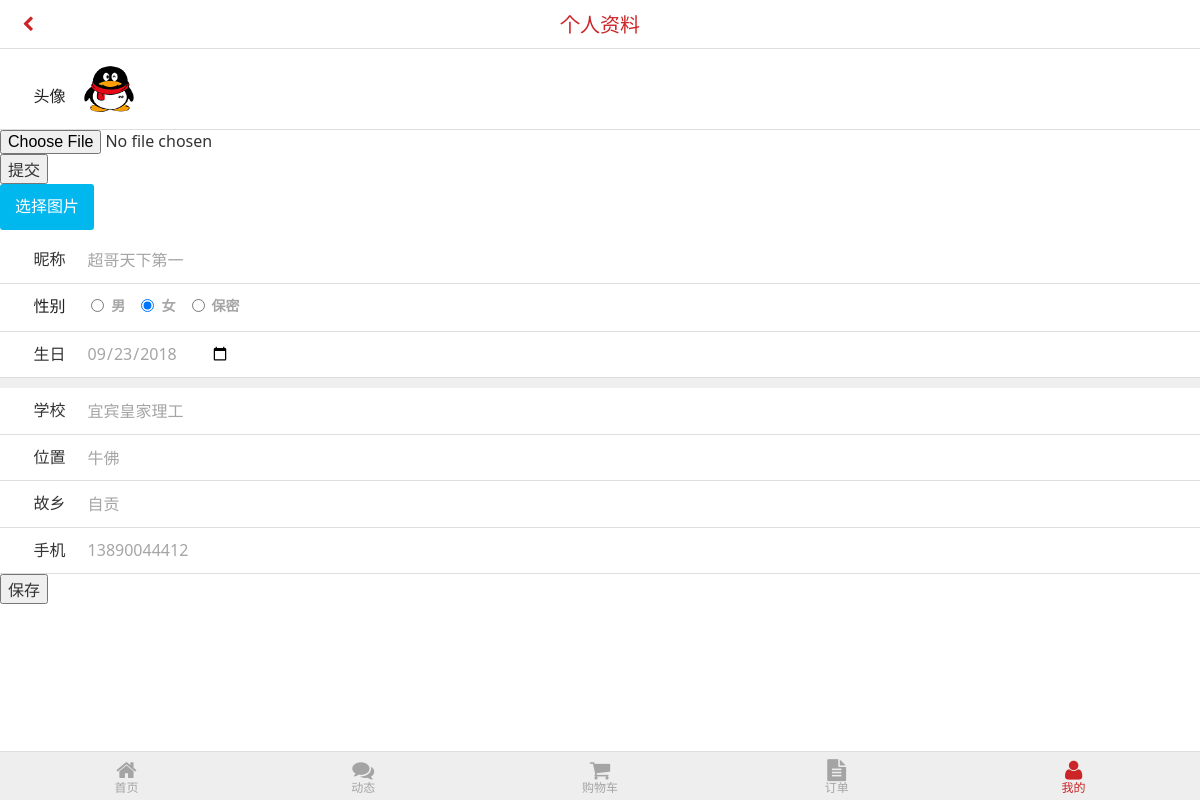
Page /user/info/ (signed in) on the earlier database version.
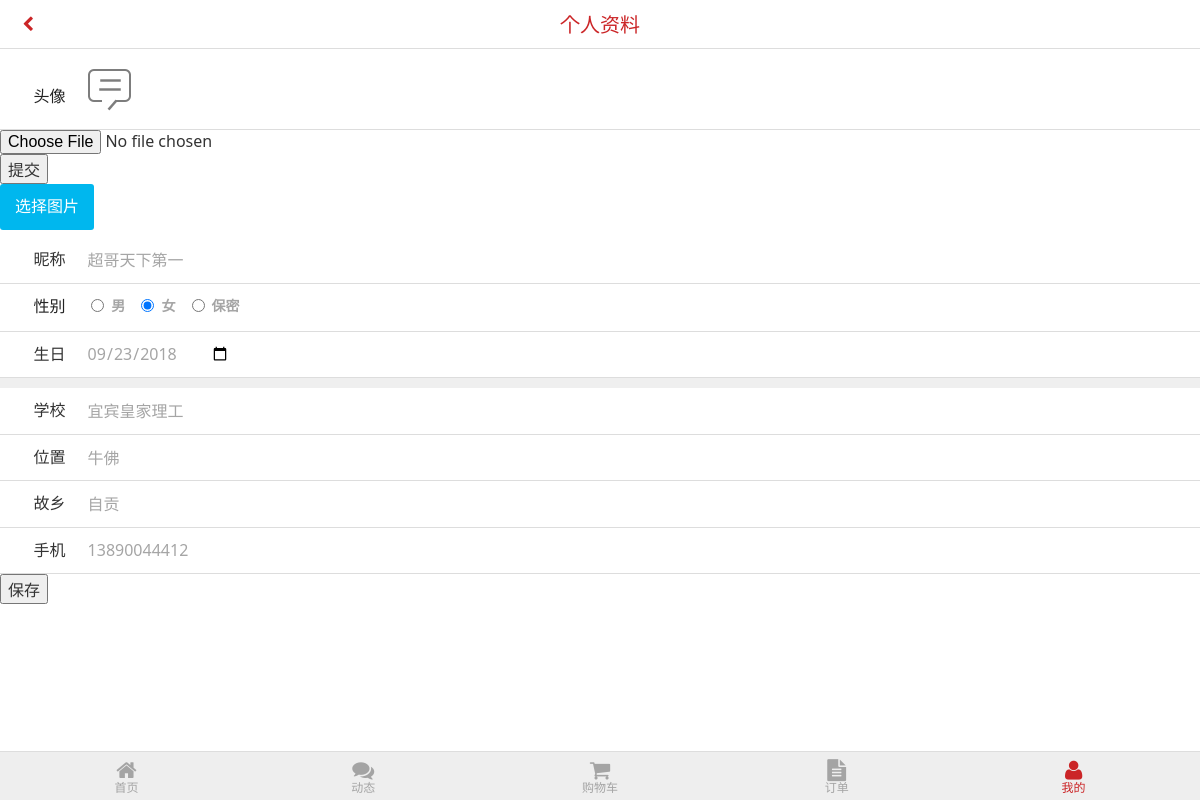
Same page on the later database version.
### apps/user/models.py (models this page shows)
class BoseModel(models.Model):
    add_time = models.DateField(auto_now_add=True, verbose_name="添加时间")
    Modify_time = models.DateField(auto_now=True, verbose_name="修改时间")
    is_delete = models.BooleanField(default=0, verbose_name="是否删除")  # 0为未删除 1为删除
    class Meta:
        abstract = True

class User(BoseModel):
    sex_choices = (
        (1, "男"),
        (2, "女"),
        (3, "保密"),
    )
    username = models.CharField(max_length=16, validators=[validators.MinLengthValidator(6)], verbose_name="用户名")
    password = models.CharField(max_length=32, verbose_name="密码")
    phone = models.CharField(max_length=11, verbose_name="手机号")
    nickname = models.CharField(max_length=16, null=True, blank=True, verbose_name="昵称")
    gender = models.SmallIntegerField(choices=sex_choices, default=3, verbose_name="性别")
    birthday = models.DateField(null=True, blank=True, verbose_name="生日")
    school = models.CharField(max_length=50, null=True, blank=True, verbose_name="学校")
    location = models.CharField(max_length=255, null=True, blank=True, verbose_name="位置")
    hometown = models.CharField(max_length=255, null=True, blank=True, verbose_name="故乡")
    head_photo = models.ImageField(upload_to="user/%Y%m/%d", default="user/infortx.png", verbose_name="用户头像")

### apps/user/views.py (the view, shortened to what this page needs)
class InfoView(View):
    def get(self, request):
        id = request.session.get("ID")
        user = User.objects.filter(id=id).first()
        form = InfoForm(instance=user)
        context = {
            "form": form,
            "user": user
        }
        return render(request, "user/infor.html", context)

### apps/user/forms.py
class InfoForm(forms.ModelForm):
    class Meta:
        model = User
        fields = ["head_photo", "nickname", "gender", "birthday", "school", "location", "hometown", "phone"]
        widgets = {
            "nickname": forms.TextInput(attrs={"class": "infor-tele", "placeholder": "请输入昵称"}),
            "birthday": forms.DateInput(attrs={"class": "infor-tele", 'type': "date", "placeholder": "出生日期"}),
            "gender": forms.RadioSelect(),
            "school": forms.TextInput(attrs={"class": "infor-tele", "placeholder": "就读于哪个学校"}),
            "location": forms.TextInput(attrs={"class": "infor-tele", "placeholder": "详细地址"}),
            "hometown": forms.TextInput(attrs={"class": "infor-tele", "placeholder": "来自哪里"}),
            "phone": forms.TextInput(attrs={"class": "infor-tele", "placeholder": "手机号码"}),
        }

### templates/user/infor.html (shortened to what this page needs)
{% extends "user/header.html" %}
{% load static %}
{% block content %}
    <header data-am-widget="header" class="am-header am-header-default sq-head ">
        <div class="am-header-left am-header-nav">
            <a href="javascript:history.back()" class="">
                <i class="am-icon-chevron-left"></i>
            </a>
        </div>
        <h1 class="am-header-title">
            <a href="" class="">个人资料</a>
        </h1>
    </header>
    <ul class="safty1">
        <li>
            <a href="">
                <i style="margin-top: 25px;">头像</i>
                <div class="infor-pic">
                    <img id="head_img" src="{{ MEDIA_URL }}{{ user.head_photo }}"/>
                </div>
            </a>
        </li>
        <form action="{% url "user:个人资料" %}" method="post" enctype="multipart/form-data">
            <input type="file" name="head">
            <input type="submit" value="提交">
        </form>
                <div id="uploader-demo">
                    <div id="filePicker">选择图片</div>
                </div>
        <form action="{% url "user:个人资料" %}" method="post" novalidate>
            <li>
                <i>昵称</i>
                {{ form.nickname }}
            </li>
            <li>
                <a href="">
                    <i>性别</i>
                    <i class="infor-tele">
                        <label class="am-radio-inline">
                            {{ form.gender.0 }}
                        </label>
                        <label class="am-radio-inline">
                            {{ form.gender.1 }}
                        </label>
                        <label class="am-radio-inline">
                            {{ form.gender.2 }}
                        </label>
                    </i>
                </a>
            </li>
            <li>
                <i>生日</i>
                {{ form.birthday }}
            </li>
    </ul>
    <div style="height: 10px; background: #efefef;"></div>
    <ul class="safty1">
        <li>
            <i>学校</i>
            {{ form.school }}
        </li>
        <li>
            <i>位置</i>
            {{ form.location }}
        </li>
        <li>
            <i>故乡</i>
            {{ form.hometown }}
        </li>
        <li>
            <i>手机</i>
            {{ form.phone }}
        </li>
        <input type="submit" value="保存">
    </ul>
{% endblock %}

Differences in the rows shown:
changed User "超哥天下第一": head_photo: a different picture
